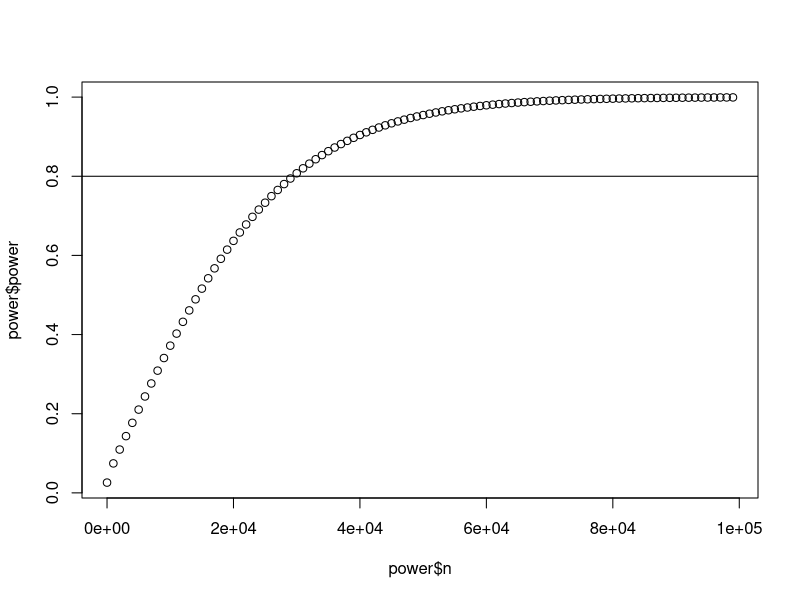
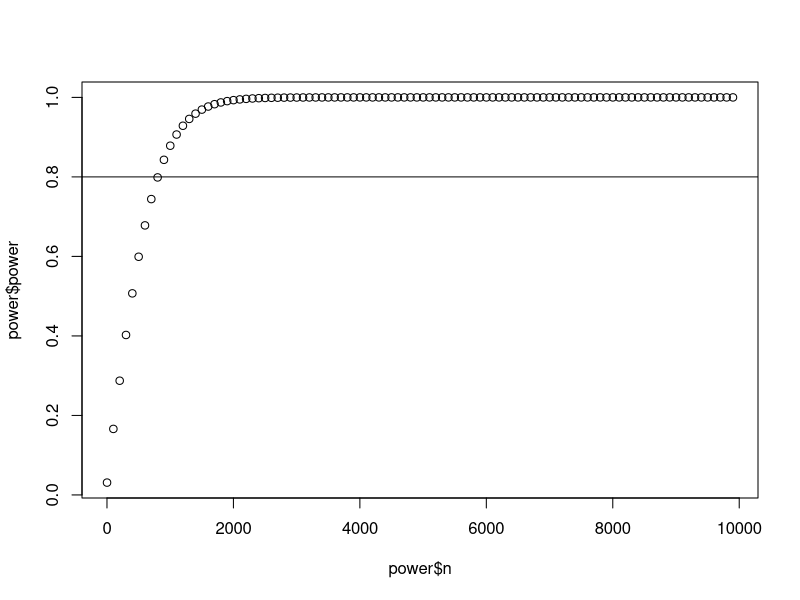

The R source for these figures, in order:
## ---- chunk 1
n <- seq(1,1E5,1000)
alpha <- 0.05
p1 <- 100E-6
p2 <- 500E-6
 
power <- power.prop.test(n = n, p1 = p1, p2 = p2, sig.level = alpha)
plot(power$n,power$power)
abline(h=0.8)
## ---- chunk 2
n <- seq(1,1E4,100)
alpha <- 0.05
p1 <- 100E-6
p2 <- 10000E-6
 
power <- power.prop.test(n = n, p1 = p1, p2 = p2, sig.level = alpha)
plot(power$n,power$power)
abline(h=0.8)
## ---- chunk 3
R.version.string
